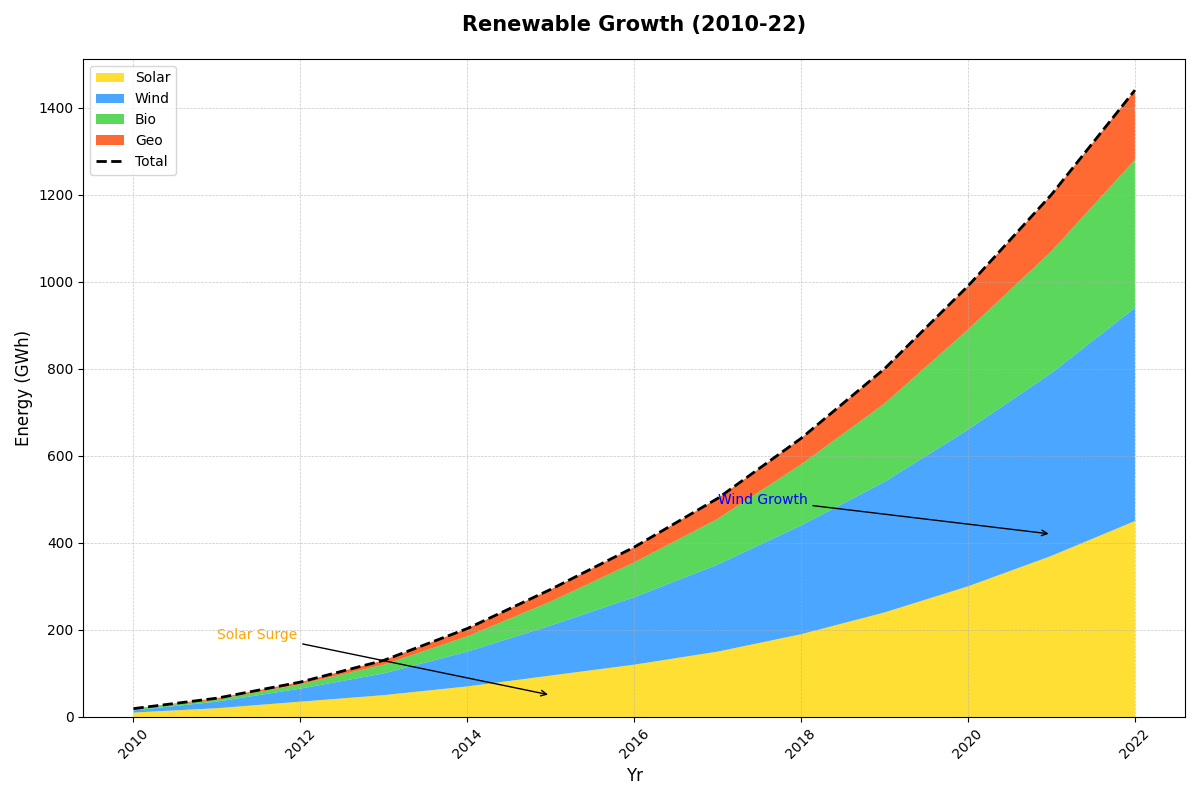

Generate this figure with Python:
import matplotlib.pyplot as plt
import numpy as np

# Define the years for the x-axis
years = np.arange(2010, 2023)

# Energy generation data (in gigawatt hours) for different renewable sources
solar_energy = np.array([10, 20, 35, 50, 70, 95, 120, 150, 190, 240, 300, 370, 450])
wind_energy = np.array([5, 15, 30, 50, 80, 115, 155, 200, 250, 300, 360, 420, 490])
biomass_energy = np.array([3, 5, 10, 20, 35, 55, 80, 105, 140, 180, 230, 280, 340])
geothermal_energy = np.array([1, 3, 5, 10, 18, 28, 35, 47, 60, 80, 100, 130, 160])

# Stack data for plotting
energy_data = np.vstack([solar_energy, wind_energy, biomass_energy, geothermal_energy])

# Calculate total energy generation for overlay line plot
total_energy = solar_energy + wind_energy + biomass_energy + geothermal_energy

# Plotting the stacked area chart
fig, ax = plt.subplots(figsize=(12, 8))
colors = ['#FFD700', '#1E90FF', '#32CD32', '#FF4500']

# Plot the stackplot
ax.stackplot(years, energy_data, labels=['Solar', 'Wind', 'Bio', 'Geo'], colors=colors, alpha=0.8)

# Overlay line plot for total energy generation
ax.plot(years, total_energy, color='black', linestyle='--', linewidth=2, label='Total')

# Set titles and labels
ax.set_title('Renewable Growth (2010-22)', fontsize=15, weight='bold', pad=20)
ax.set_xlabel('Yr', fontsize=12)
ax.set_ylabel('Energy (GWh)', fontsize=12)

# Add legend
ax.legend(loc='upper left', fontsize=10)

# Enhance the grid
ax.grid(True, linestyle='--', linewidth=0.5, alpha=0.7)

# Rotate x-axis labels for better readability
plt.xticks(rotation=45)

# Annotate significant points
ax.annotate('Solar Surge', xy=(2015, 50), xytext=(2011, 180),
            arrowprops=dict(facecolor='yellow', arrowstyle='->'),
            fontsize=10, color='orange')

ax.annotate('Wind Growth', xy=(2021, 420), xytext=(2017, 490),
            arrowprops=dict(facecolor='blue', arrowstyle='->'),
            fontsize=10, color='blue')

# Adjust layout automatically
plt.tight_layout()

# Show the plot
plt.show()
